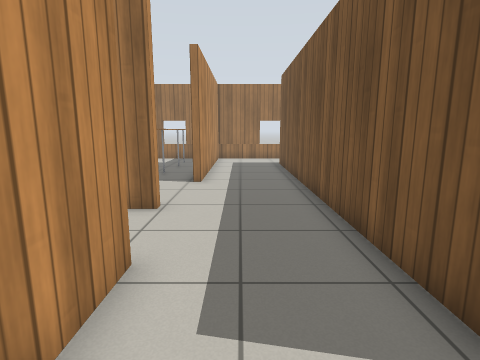
[1] (above)

21 first-person views from a walk through a robot-simulator world made for Gazebo. The camera is 1 m above the floor, tilts 10° down and sees 80° across. Floor lines are 1 m apart. The floor is counted in squares, 0.5 m on a side. Each view is taken from the middle of a square. On the plan, view 1 faces up. The plan holds only what a view shows up to about 17 squares ahead; the rest is blank. The robots in the file are not drawn. Simple patterns stand in for the simulator's built-in surfaces.

[2]
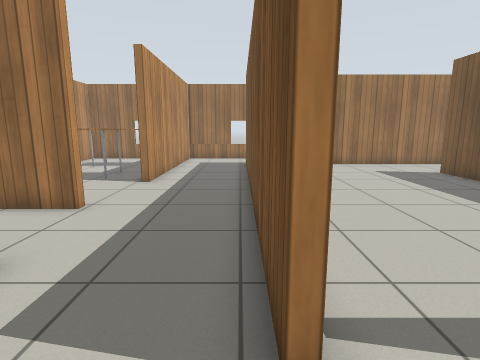

[3]
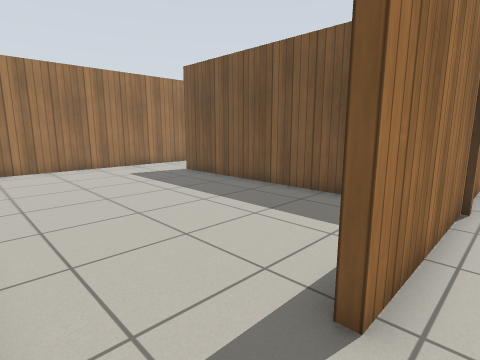

[4]
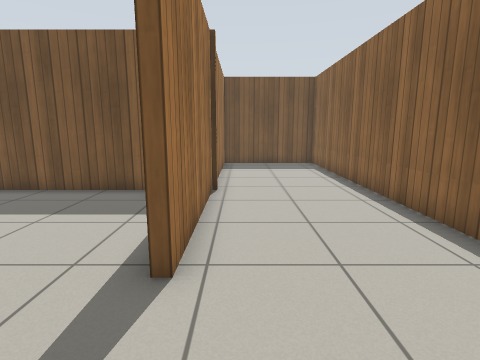

[5]
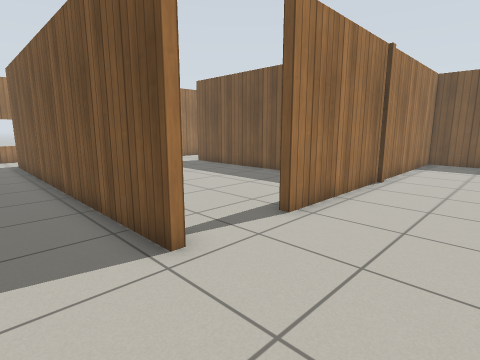

[6]
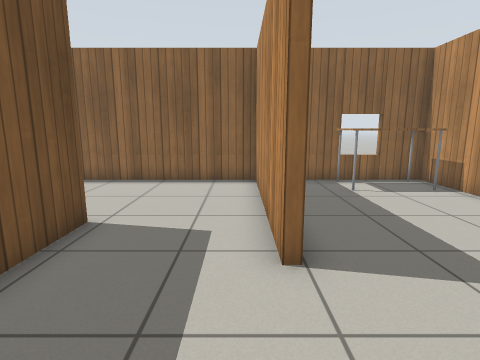

[7]
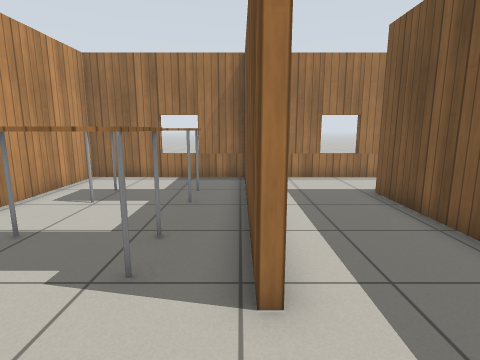

[8]
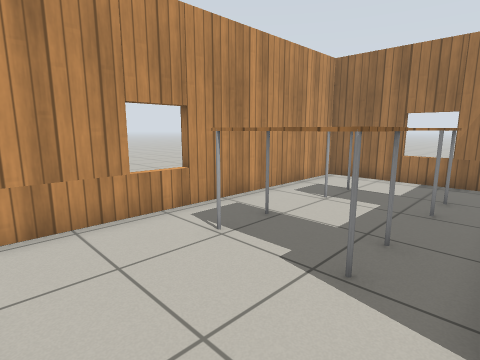

[9]
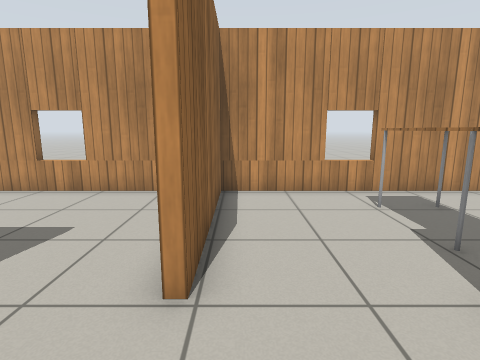

[10]
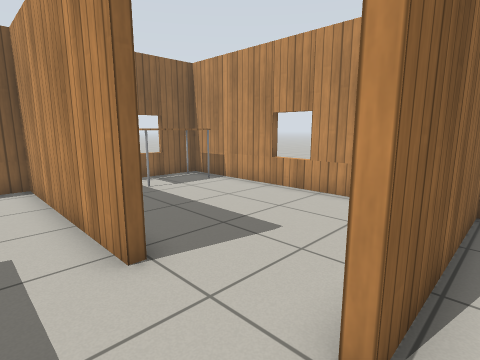

[11]
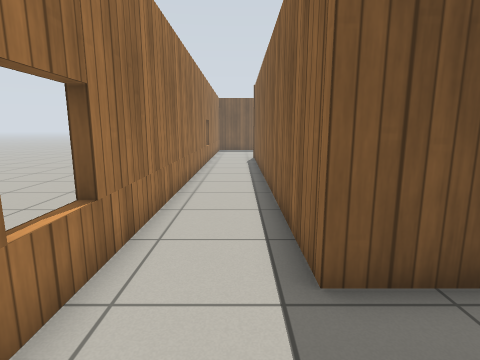

[12]
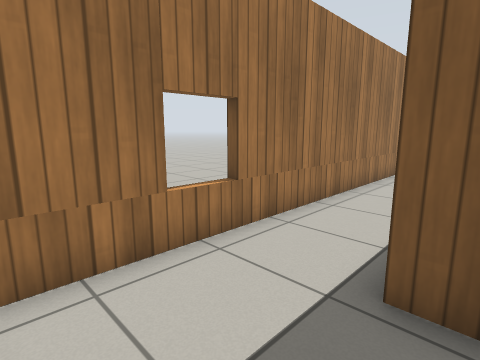

[13]
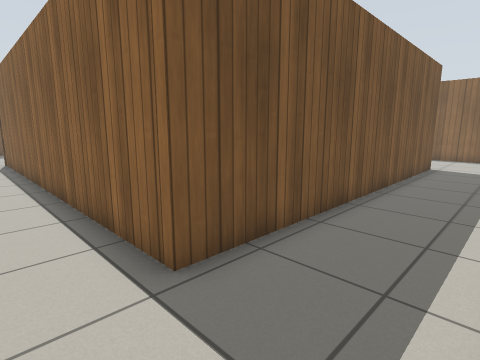

[14]
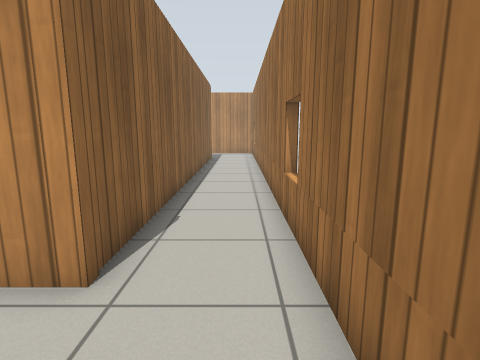

[15]
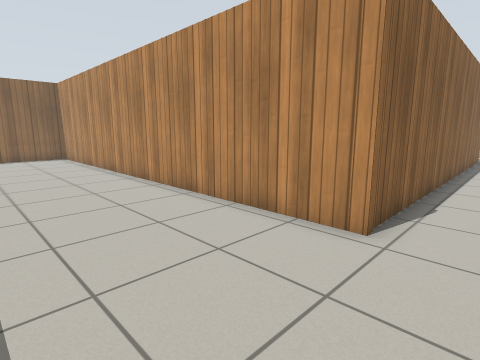

[16]
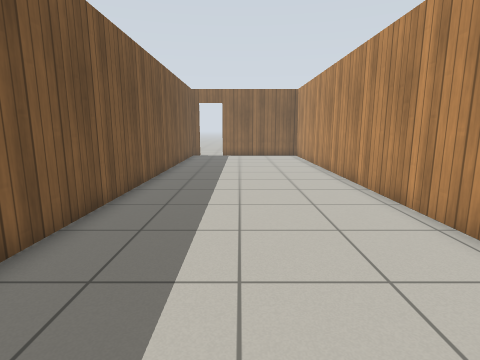

[17]
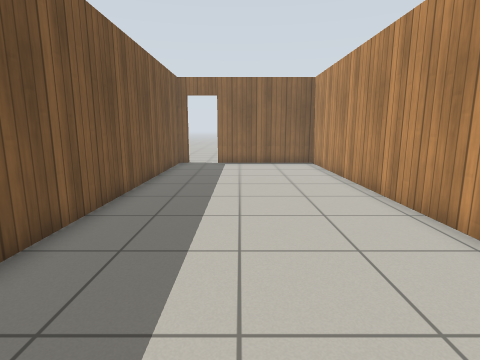

[18]
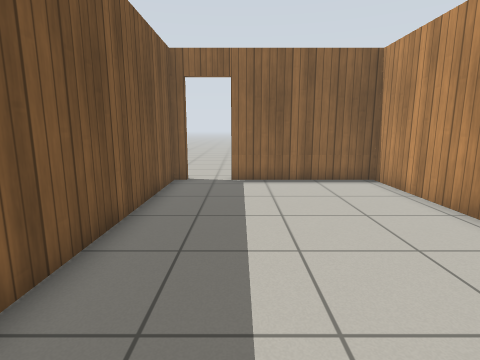

[19]
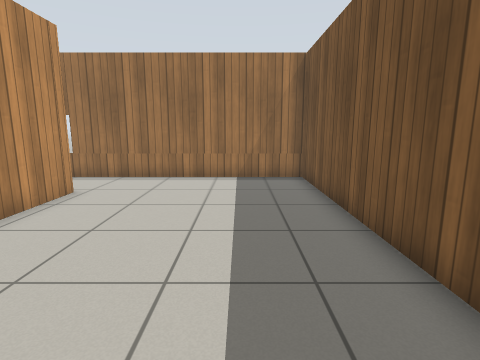

[20]
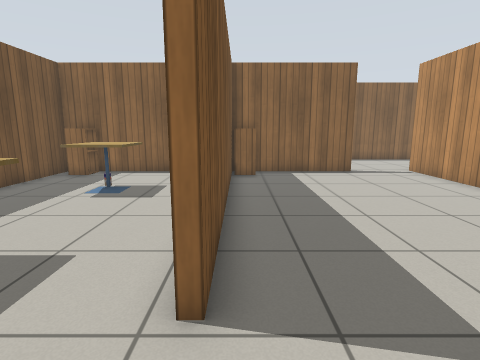

[21]
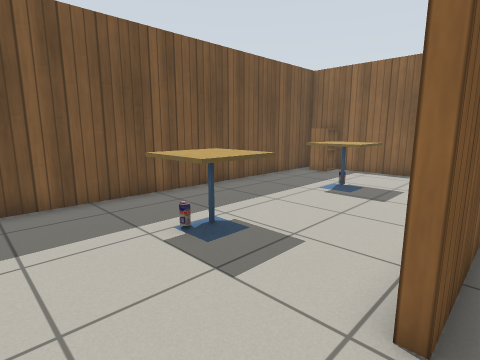

### Floor plan
Points are (right, up) in squares from view 1. A wall is a line through its corners. A room is listed if a view was taken in it or the views show most of it. See-through windows are left out.
Room 1 (views 1, 2, 4, 5)
walls: (-1.6, 4.1) (-1.6, -3.4) (2.4, -3.4); (-2.1, 7.1) (-4.1, 7.1); (2.6, 1.9) (2.3, 1.9) (2.3, 6.6); (-4.5, -3.4) (-3.6, -3.4); (-8.3, 5.4) (-8.3, -3.4) (-7.4, -3.4)
ways out: opening at (2, -0.5) to room 2; opening at (-0.5, 7) to room 3
objects: table (-7, -3) to (-5, -2)
Room 2 (view 3)
walls: (11.5, 1.9) (5.5, 1.9); (6.9, -3.4) (19.3, -3.4) (19.3, 1.9) (12.1, 1.9); (2.4, -3.4) (5.4, -3.4)
ways out: opening at (2, -0.5) to room 1; opening at (4, 2) to room 6
Room 3 (views 6, 7, 8, 9, 10, 11, 12, 13)
walls: (-1.4, 10.9) (-1.8, 10.9) (-1.8, 19.1); (-1.6, 17.4) (-1.6, 10.9); (-1.8, 20) (-8.3, 20) (-8.3, 7.4) (-2.1, 7.4) (-2.1, 7.1); (2.3, 6.6) (2.3, 17) (19.6, 17); (20.6, 20) (-0.9, 20)
ways out: opening at (-0.5, 7) to room 1; opening at (19.5, 18.5) to room 4
objects: table (-6, 12) to (-4, 13); table (-6, 16) to (-6, 17); table (-4, 16) to (-4, 17)
Room 4 (views 14, 15, 16, 17, 18, 19)
walls: (19.3, 2.2) (19.3, 3.4); (19.6, 17) (19.6, -3.4) (25.4, -3.4); (27.1, -3.4) (27.6, -3.4) (27.6, 20) (20.6, 20)
ways out: opening at (19.5, 18.5) to room 3; open door at (26.5, -3.5)
objects: cabinet (18, 3) to (19, 3)
Room 5 (views 20, 21)
walls: (11.4, 13.3) (11.8, 13.3); (13.9, 16.7) (10.4, 16.7); (14.4, 2.2) (19.3, 2.2); (19.3, 3.4) (19.3, 15.5); (10.4, 2.2) (11.4, 2.2) (11.4, 3.4)
ways out: opening at (11, 15) to room 6
objects: cabinet (11, 3); cafe table (15, 6) to (16, 7); cafe table (15, 12) to (16, 13)
Room 6 (no view inside)
walls: (2.6, 6.1) (2.6, 1.9); (5.5, 2.2) (10.4, 2.2); (11.4, 3.4) (11.4, 13.3); (10.4, 16.7) (4.2, 16.7)
ways out: opening at (4, 2) to room 2; opening at (11, 15) to room 5

Positions as (right, up) in squares from view 1, and headings:
1: (0, 0), facing up
2: (2, 0), facing up
3: (3, 1), facing up-right
4: (2, 1), facing right
5: (0, -2), facing up-right
6: (-1, 8), facing down
7: (-2, 8), facing up
8: (-2, 8), facing up-left
9: (1, 8), facing left
10: (0, 8), facing down-left
11: (-1, 18), facing right
12: (-1, 16), facing up-right
13: (-1, 19), facing down-right
14: (23, 19), facing left
15: (25, 19), facing down-left
16: (24, 19), facing down
17: (24, 14), facing down
18: (25, 8), facing down
19: (25, 8), facing up
20: (11, 16), facing down
21: (11, 16), facing down-right
